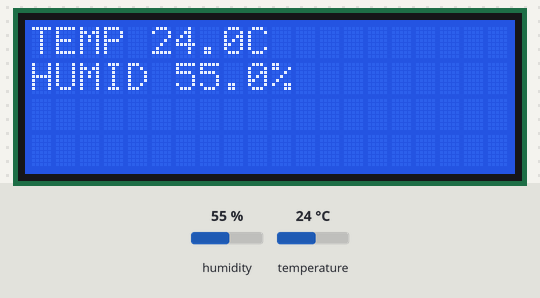
A program run on a simulated Raspberry Pi (BCM pin numbers). Shown: 20×4 character LCD. The test bench sets the inputs (shaded band); at power-on: humidity 55 %, temperature 24 °C. What the program prints to the terminal is not drawn.

Above: at 4.2 s.
4.3 s: humidity set to 22 %
At 8.4 s:
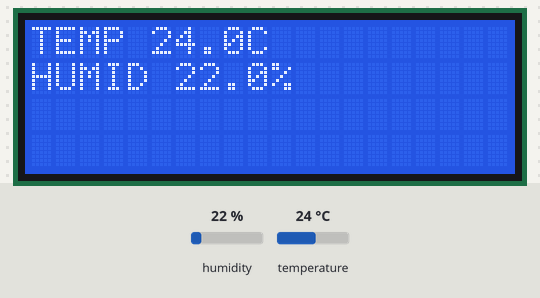
11.6 s: temperature set to 12 °C
At 15.4 s:
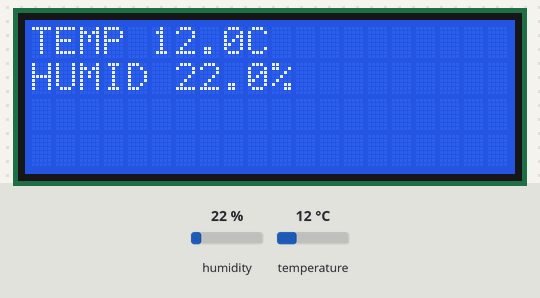
21.4 s: humidity set to 40 %
At 22.4 s:
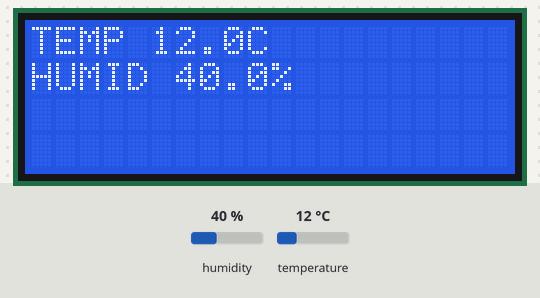
26.7 s: temperature set to 19 °C
Timing chart, 0 to 29.7 s (numbered marks = the images above; inputs shaded):
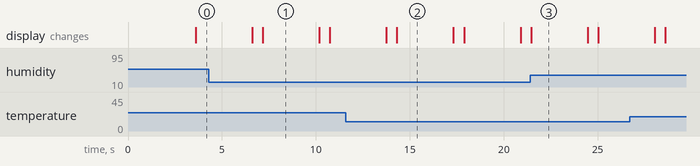

The program:

lcd_temp.py
```python
#dht를 이용해 습도,온도를 측정하고 lcd 화면에 표시하는 실습.
from RPLCD.i2c import CharLCD
import Adafruit_DHT
import time

dht_type = 11  # DHT 타입
bcm_pin = 23   # 핀 번호
lcd = CharLCD('PCF8574',0x27)

try:
    while True:
        time.sleep(3)
        lcd.clear()
        humidity, temperature = Adafruit_DHT.read_retry(dht_type, bcm_pin)  #read_retry(sensor, pin) : DHT 센서의 값을 읽어옴.
        humid = str(round(humidity,1))       #습도 소수점 1째자리에서 올림하고 문자화(str)
        temp = str(round(temperature,1))     #온도 소수점 1째자리에서 올림하고 문자화(str)
        print(temp,humid)             #콘솔에도 띄우기
        lcd.write_string('TEMP ')
        lcd.write_string(temp)
        lcd.write_string('C ')        # ex) TEMP 36C
        lcd.crlf()                    # 한줄 띄움.
        lcd.write_string('HUMID ')
        lcd.write_string(humid)
        lcd.write_string('% ')        # ex) HUMID 80%
except KeyboardInterrupt:
    lcd.clear()                  #프로그램 종료 시 LCD 화면의 문자를 지우고 커서 위치 원상복귀.
```

Measured:
- after the input at 4.3 s, the display: first differs from a run without the input after 2.9 s (image 1)
- after the input at 11.6 s, the display: first differs from a run without the input after 2.7 s (image 2)
- after the input at 21.4 s, the display: changes after 0.06 s (image 3)
- what the display in image 1 shows lasts 3.0 s, from 7.2 s to 10.2 s
